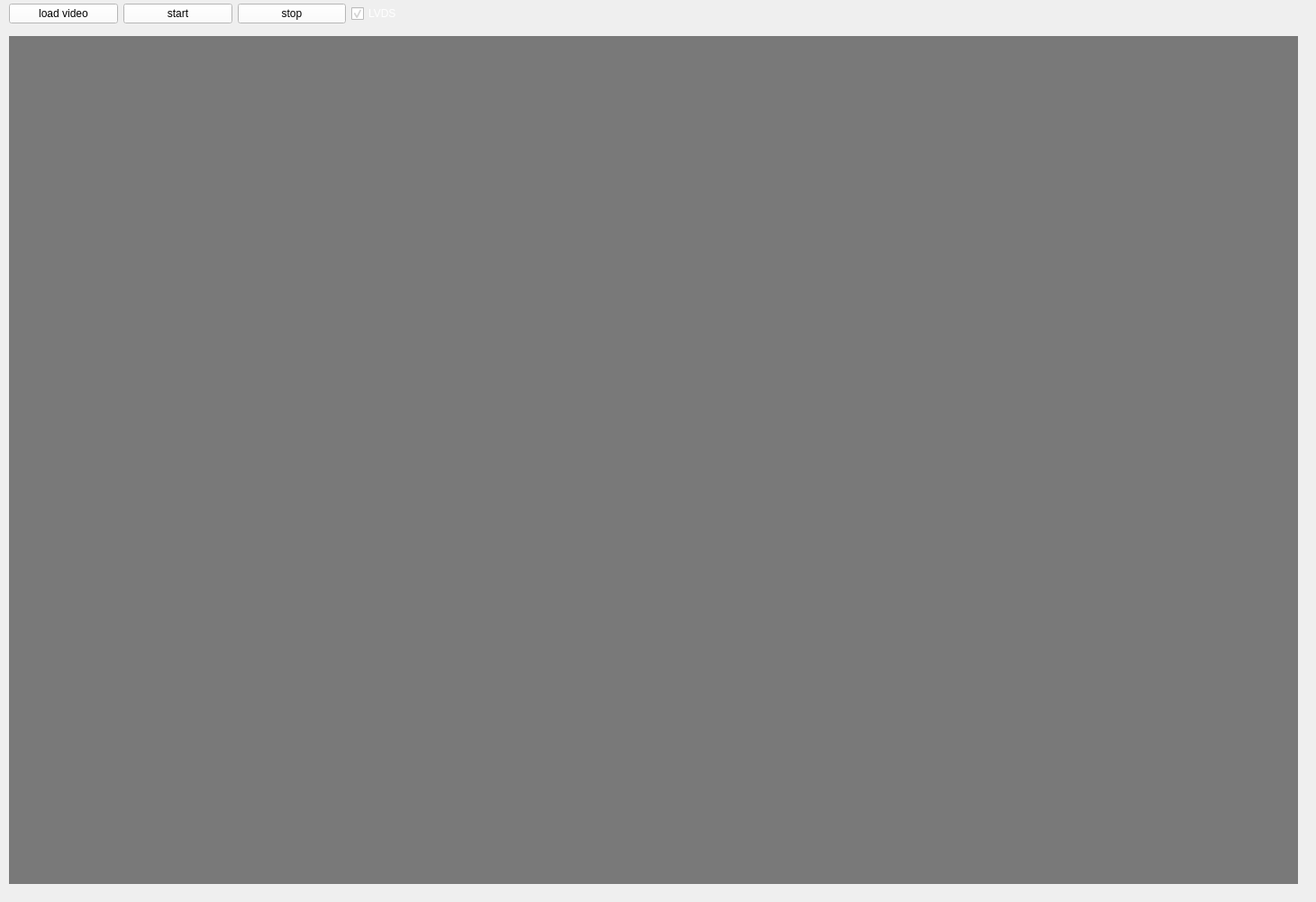
   <widget class="QWidget" name="replayWidget" native="true">
    <property name="geometry">
     <rect>
      <x>490</x>
      <y>0</y>
      <width>1461</width>
      <height>1001</height>
     </rect>
    </property>
    <property name="whatsThis">
     <string>&lt;html&gt;&lt;head/&gt;&lt;body&gt;&lt;p&gt;&lt;img src=&quot;:/icons/images/AdobeStock_bg.jpeg&quot;/&gt;&lt;/p&gt;&lt;/body&gt;&lt;/html&gt;</string>
    </property>
    <widget class="QLabel" name="label">
     <property name="geometry">
      <rect>
       <x>10</x>
       <y>40</y>
       <width>1431</width>
       <height>941</height>
      </rect>
     </property>
     <property name="styleSheet">
      <string notr="true">background-color: rgb(121, 121, 121);</string>
     </property>
     <property name="text">
      <string/>
     </property>
     <property name="textFormat">
      <enum>Qt::AutoText</enum>
     </property>
    </widget>
    <widget class="QWidget" name="horizontalLayoutWidget">
     <property name="geometry">
      <rect>
       <x>10</x>
       <y>-10</y>
       <width>501</width>
       <height>51</height>
      </rect>
     </property>
     <layout class="QHBoxLayout" name="horizontalLayout">
      <item>
       <widget class="QPushButton" name="loadReplay">
        <property name="styleSheet">
         <string notr="true">background-color: rgb(255, 255, 255);</string>
        </property>
        <property name="text">
         <string>load video</string>
        </property>
       </widget>
      </item>
      <item>
       <widget class="QPushButton" name="startReplay">
        <property name="styleSheet">
         <string notr="true">background-color: rgb(255, 255, 255);</string>
        </property>
        <property name="text">
         <string>start</string>
        </property>
       </widget>
      </item>
      <item>
       <widget class="QPushButton" name="stopReplay">
        <property name="styleSheet">
         <string notr="true">background-color: rgb(255, 255, 255);</string>
        </property>
        <property name="text">
         <string>stop</string>
        </property>
       </widget>
      </item>
      <item>
       <widget class="QCheckBox" name="userLVDS">
        <property name="styleSheet">
         <string notr="true">color: rgb(255, 255, 255);</string>
        </property>
        <property name="text">
         <string>LVDS</string>
        </property>
        <property name="checked">
         <bool>true</bool>
        </property>
       </widget>
      </item>
     </layout>
    </widget>
   </widget>
